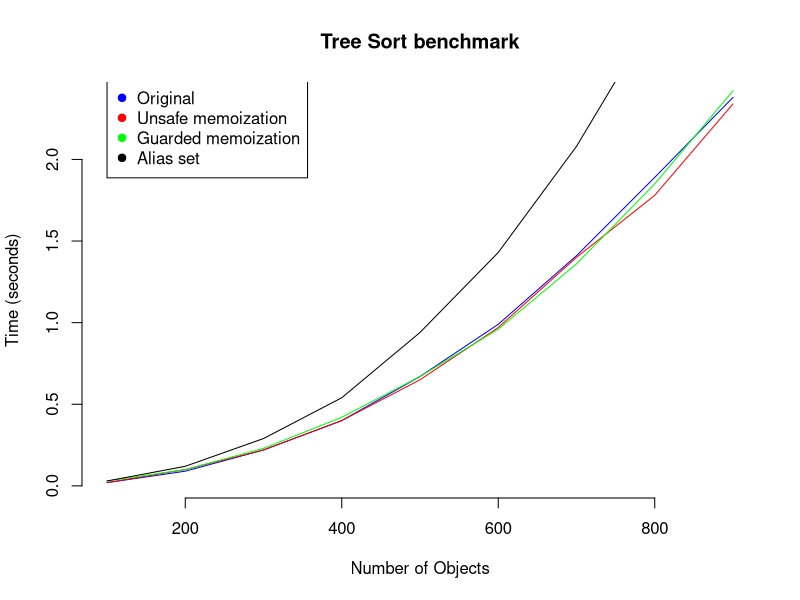
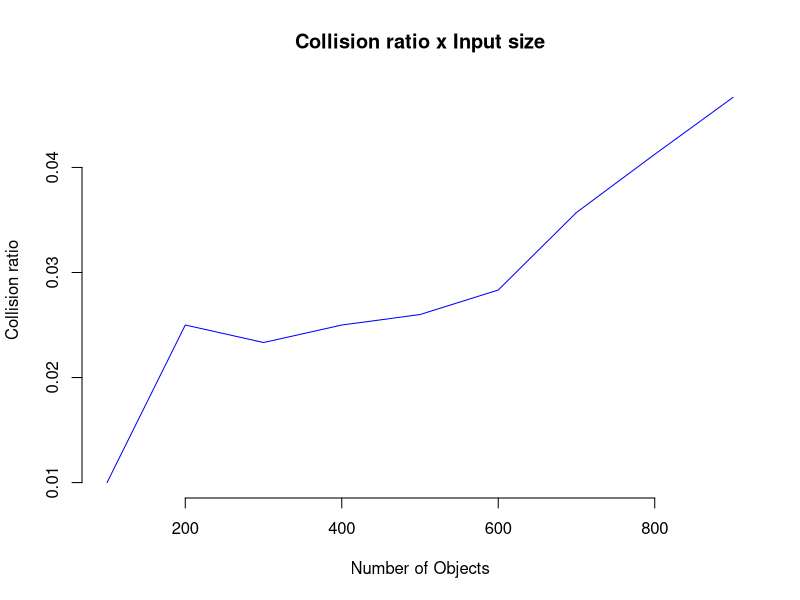

Write R code to recreate these figures, in order.
f1 <- read.csv(file = "csv/original.csv")
f2 <- read.csv(file = "csv/unsafe-memo.csv")
f3 <- read.csv(file = "csv/guarded.csv")
f4 <- read.csv(file = "csv/alias-set.csv")
f5 <- read.csv(file = "csv/collisions.csv")

plot(f1$n, f1$time, main = "Tree Sort benchmark", xlab = "Number of Objects", ylab = "Time (seconds)", type = "l", frame = FALSE, col = "blue")
lines(f2$n, f2$time, col = "red", type = "l")
lines(f3$n, f3$time, col = "green", type = "l")
lines(f4$n, f4$time, col = "black", type = "l")


legend(100, 2.5, legend=c("Original", "Unsafe memoization", "Guarded memoization", "Alias set"), pch=c(19, 19, 19, 19), col=c("blue", "red", "green", "black"))


plot(f1$n, f5$collisions / f1$n, main = "Collision ratio x Input size", xlab = "Number of Objects", ylab = "Collision ratio", type = "l", frame = FALSE, col = "blue")
